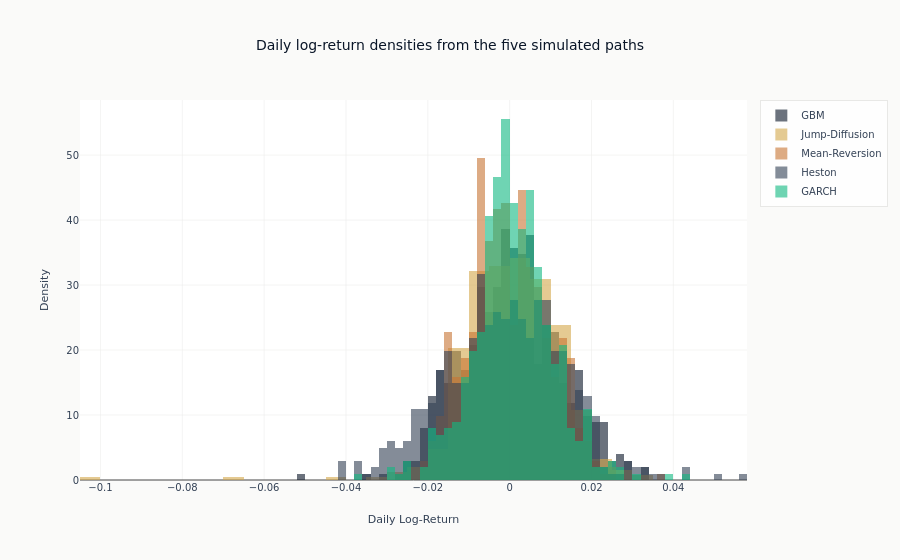

Source (notebook cell):
### Code cell
# Return distribution comparison
fig = go.Figure()

for idx, (name, prices) in enumerate(all_models.items()):
    log_returns = np.diff(np.log(prices))
    fig.add_trace(
        go.Histogram(
            x=log_returns,
            name=name,
            opacity=0.6,
            nbinsx=50,
            histnorm="probability density",
            marker_color=colors[idx],
        )
    )

fig.update_layout(
    title="Daily log-return densities from the five simulated paths",
    xaxis_title="Daily Log-Return",
    yaxis_title="Density",
    barmode="overlay",
)
show_plotly_with_alt(
    fig,
    "Overlaid density histograms of daily log-returns from the five simulated "
    "paths; the bodies largely coincide while the jump-diffusion series extends "
    "furthest into the negative tail.",
)

### Figure 1 — Plotly figure (JSON) as saved in the notebook; plotly's stock layout.template omitted (floating-point values rounded to 4 significant figures; data arrays with more than 128 entries replaced by an {"elided": "..."} marker saying what was removed)
{"data": [{"histnorm": "probability density", "marker": {"color": "#0a1628"}, "name": "GBM", "nbinsx": 50, "opacity": 0.6, "type": "histogram", "x": {"elided": "504 float values"}}, {"histnorm": "probability density", "marker": {"color": "#D4A84B"}, "name": "Jump-Diffusion", "nbinsx": 50, "opacity": 0.6, "type": "histogram", "x": {"elided": "504 float values"}}, {"histnorm": "probability density", "marker": {"color": "#C87533"}, "name": "Mean-Reversion", "nbinsx": 50, "opacity": 0.6, "type": "histogram", "x": {"elided": "504 float values"}}, {"histnorm": "probability density", "marker": {"color": "#334155"}, "name": "Heston", "nbinsx": 50, "opacity": 0.6, "type": "histogram", "x": {"elided": "504 float values"}}, {"histnorm": "probability density", "marker": {"color": "#10b981"}, "name": "GARCH", "nbinsx": 50, "opacity": 0.6, "type": "histogram", "x": {"elided": "504 float values"}}], "layout": {"barmode": "overlay", "title": {"text": "Daily log-return densities from the five simulated paths"}, "xaxis": {"title": {"text": "Daily Log-Return"}}, "yaxis": {"title": {"text": "Density"}}}}
